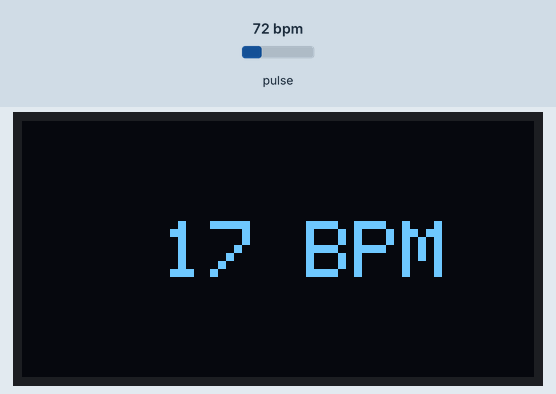
Recording of a sketch running on a simulated ESP32. Shown: 128×64 one-colour display. Inputs (shaded band) come from the test bench; at power-on: pulse 72 bpm. What the sketch prints to the serial monitor is not drawn.

Above: at 1.4 s.
1.5 s: pulse set to 42 bpm
At 3.4 s:
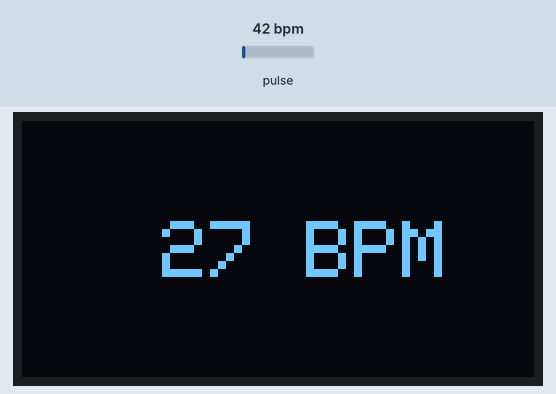
4.5 s: pulse set to 100 bpm
At 5.0 s:
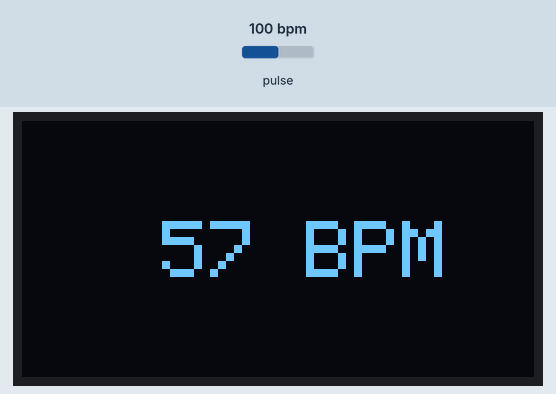
6.6 s: pulse set to 130 bpm
At 9.0 s:
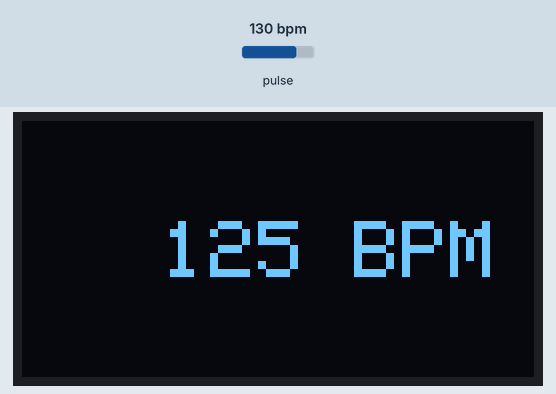
Timing chart, 0 to 10.5 s (numbered marks = the images above; inputs shaded):
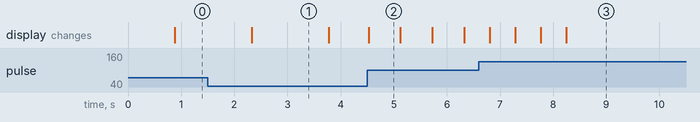

Measured:
- after the input at 4.5 s, the display: changes at once (image 2)
- after the input at 6.6 s, the display: first changes after 0.21 s (image 3 shows a later state)
- what the display in image 1 shows lasts 1.5 s, from 2.3 s to 3.8 s
- what the display in image 2 shows lasts 0.6 s, from 4.5 s to 5.1 s

The sketch:

heart-rate-led.ino
```cpp
#include <Wire.h>
#include <Adafruit_SSD1306.h>
#include <Adafruit_GFX.h>
#include "MAX30105.h"
#include "heartRate.h"

// OLED setup
#define SCREEN_WIDTH 128
#define SCREEN_HEIGHT 64
Adafruit_SSD1306 display(SCREEN_WIDTH, SCREEN_HEIGHT, &Wire, -1);

// MAX30102 setup
#define SDA_SENSOR 18
#define SCL_SENSOR 19
MAX30105 particleSensor;

const byte RATE_SIZE = 4;
byte rates[RATE_SIZE];
byte rateSpot = 0;
long lastBeat = 0;
float beatsPerMinute;
int beatAvg;
unsigned long lastValidTime = 0;
bool displayCleared = false;

void setup() {
  Serial.begin(115200);
  Wire.begin(SDA_SENSOR, SCL_SENSOR);

  // OLED
  if (!display.begin(SSD1306_SWITCHCAPVCC, 0x3C)) {
    Serial.println("OLED not found");
    while (1);
  }

  display.clearDisplay();
  display.setTextSize(2);
  display.setTextColor(WHITE);
  display.setCursor(10, 25);
  display.print("Place Finger");
  display.display();

  // Sensor
  if (!particleSensor.begin(Wire, I2C_SPEED_STANDARD)) {
    Serial.println("MAX30102 not found");
    display.clearDisplay();
    display.setCursor(10, 25);
    display.print("Sensor Error");
    display.display();
    while (1);
  }

  particleSensor.setup();
  particleSensor.setPulseAmplitudeRed(0x0A); // Turn on Red LED
  particleSensor.setPulseAmplitudeGreen(0);  // Turn off Green LED
}

void loop() {
  long irValue = particleSensor.getIR();
  unsigned long now = millis();

  if (irValue > 50000) {
    displayCleared = false;

    if (checkForBeat(irValue)) {
      long delta = now - lastBeat;
      lastBeat = now;

      beatsPerMinute = 60 / (delta / 1000.0);

      if (beatsPerMinute > 20 && beatsPerMinute < 255) {
        rates[rateSpot++] = (byte)beatsPerMinute;
        rateSpot %= RATE_SIZE;

        beatAvg = 0;
        for (byte x = 0; x < RATE_SIZE; x++) beatAvg += rates[x];
        beatAvg /= RATE_SIZE;

        Serial.print("BPM: ");
        Serial.println(beatAvg);

        // Display BPM
        display.clearDisplay();
        display.setTextSize(2);
        display.setCursor(35, 25);
        display.print(beatAvg);
        display.print(" BPM");
        display.display();

        lastValidTime = now;
      }
    }

    // Clear display if idle too long
    if ((now - lastValidTime > 2000) && !displayCleared) {
      display.clearDisplay();
      display.display();
      displayCleared = true;
    }

  } else {
    // No finger
    if (!displayCleared && (now - lastValidTime > 1000)) {
      display.clearDisplay();
      display.display();
      displayCleared = true;
    }
  }

  delay(20);
}
```
